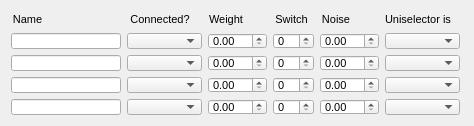
  <widget class="QWidget" name="layoutWidget_7">
   <property name="geometry">
    <rect>
     <x>9</x>
     <y>460</y>
     <width>466</width>
     <height>108</height>
    </rect>
   </property>
   <layout class="QHBoxLayout" name="horizontalLayout_17">
    <item>
     <layout class="QVBoxLayout" name="verticalLayout_44">
      <item>
       <widget class="QLabel" name="label_49">
        <property name="sizePolicy">
         <sizepolicy hsizetype="Fixed" vsizetype="Preferred">
          <horstretch>0</horstretch>
          <verstretch>0</verstretch>
         </sizepolicy>
        </property>
        <property name="minimumSize">
         <size>
          <width>33</width>
          <height>16</height>
         </size>
        </property>
        <property name="maximumSize">
         <size>
          <width>33</width>
          <height>16</height>
         </size>
        </property>
        <property name="font">
         <font>
          <pointsize>8</pointsize>
         </font>
        </property>
        <property name="text">
         <string>Name</string>
        </property>
        <property name="alignment">
         <set>Qt::AlignCenter</set>
        </property>
       </widget>
      </item>
      <item>
       <widget class="QLineEdit" name="uni1Unit1ConnNameLineEdit_4">
        <property name="sizePolicy">
         <sizepolicy hsizetype="Fixed" vsizetype="Fixed">
          <horstretch>0</horstretch>
          <verstretch>0</verstretch>
         </sizepolicy>
        </property>
        <property name="minimumSize">
         <size>
          <width>110</width>
          <height>16</height>
         </size>
        </property>
        <property name="maximumSize">
         <size>
          <width>110</width>
          <height>16</height>
         </size>
        </property>
        <property name="font">
         <font>
          <pointsize>8</pointsize>
         </font>
        </property>
       </widget>
      </item>
      <item>
       <widget class="QLineEdit" name="uni1Unit2ConnNameLineEdit_4">
        <property name="sizePolicy">
         <sizepolicy hsizetype="Fixed" vsizetype="Fixed">
          <horstretch>0</horstretch>
          <verstretch>0</verstretch>
         </sizepolicy>
        </property>
        <property name="minimumSize">
         <size>
          <width>110</width>
          <height>16</height>
         </size>
        </property>
        <property name="maximumSize">
         <size>
          <width>110</width>
          <height>16</height>
         </size>
        </property>
        <property name="font">
         <font>
          <pointsize>8</pointsize>
         </font>
        </property>
       </widget>
      </item>
      <item>
       <widget class="QLineEdit" name="uni1Unit3ConnNameLineEdit_4">
        <property name="sizePolicy">
         <sizepolicy hsizetype="Fixed" vsizetype="Fixed">
          <horstretch>0</horstretch>
          <verstretch>0</verstretch>
         </sizepolicy>
        </property>
        <property name="minimumSize">
         <size>
          <width>110</width>
          <height>16</height>
         </size>
        </property>
        <property name="maximumSize">
         <size>
          <width>110</width>
          <height>16</height>
         </size>
        </property>
        <property name="font">
         <font>
          <pointsize>8</pointsize>
         </font>
        </property>
       </widget>
      </item>
      <item>
       <widget class="QLineEdit" name="uni1Unit4ConnNameLineEdit_4">
        <property name="sizePolicy">
         <sizepolicy hsizetype="Fixed" vsizetype="Fixed">
          <horstretch>0</horstretch>
          <verstretch>0</verstretch>
         </sizepolicy>
        </property>
        <property name="minimumSize">
         <size>
          <width>110</width>
          <height>16</height>
         </size>
        </property>
        <property name="maximumSize">
         <size>
          <width>110</width>
          <height>16</height>
         </size>
        </property>
        <property name="font">
         <font>
          <pointsize>8</pointsize>
         </font>
        </property>
       </widget>
      </item>
     </layout>
    </item>
    <item>
     <layout class="QVBoxLayout" name="verticalLayout_45">
      <item>
       <widget class="QLabel" name="label_50">
        <property name="sizePolicy">
         <sizepolicy hsizetype="Fixed" vsizetype="Preferred">
          <horstretch>0</horstretch>
          <verstretch>0</verstretch>
         </sizepolicy>
        </property>
        <property name="minimumSize">
         <size>
          <width>66</width>
          <height>16</height>
         </size>
        </property>
        <property name="maximumSize">
         <size>
          <width>66</width>
          <height>16</height>
         </size>
        </property>
        <property name="font">
         <font>
          <pointsize>8</pointsize>
         </font>
        </property>
        <property name="text">
         <string>Connected?</string>
        </property>
        <property name="alignment">
         <set>Qt::AlignCenter</set>
        </property>
       </widget>
      </item>
      <item>
       <widget class="QComboBox" name="unit1unit1ConnectedComboBox_4">
        <property name="sizePolicy">
         <sizepolicy hsizetype="Fixed" vsizetype="Fixed">
          <horstretch>0</horstretch>
          <verstretch>0</verstretch>
         </sizepolicy>
        </property>
        <property name="minimumSize">
         <size>
          <width>75</width>
          <height>16</height>
         </size>
        </property>
        <property name="maximumSize">
         <size>
          <width>75</width>
          <height>16</height>
         </size>
        </property>
        <property name="font">
         <font>
          <pointsize>8</pointsize>
         </font>
        </property>
       </widget>
      </item>
      <item>
       <widget class="QComboBox" name="unit1unit2ConnectedComboBox_4">
        <property name="sizePolicy">
         <sizepolicy hsizetype="Fixed" vsizetype="Fixed">
          <horstretch>0</horstretch>
          <verstretch>0</verstretch>
         </sizepolicy>
        </property>
        <property name="minimumSize">
         <size>
          <width>75</width>
          <height>16</height>
         </size>
        </property>
        <property name="maximumSize">
         <size>
          <width>75</width>
          <height>16</height>
         </size>
        </property>
        <property name="font">
         <font>
          <pointsize>8</pointsize>
         </font>
        </property>
       </widget>
      </item>
      <item>
       <widget class="QComboBox" name="unit1unit3ConnectedComboBox_4">
        <property name="sizePolicy">
         <sizepolicy hsizetype="Fixed" vsizetype="Fixed">
          <horstretch>0</horstretch>
          <verstretch>0</verstretch>
         </sizepolicy>
        </property>
        <property name="minimumSize">
         <size>
          <width>75</width>
          <height>16</height>
         </size>
        </property>
        <property name="maximumSize">
         <size>
          <width>75</width>
          <height>16</height>
         </size>
        </property>
        <property name="font">
         <font>
          <pointsize>8</pointsize>
         </font>
        </property>
       </widget>
      </item>
      <item>
       <widget class="QComboBox" name="unit1unit4ConnectedComboBox_4">
        <property name="sizePolicy">
         <sizepolicy hsizetype="Fixed" vsizetype="Fixed">
          <horstretch>0</horstretch>
          <verstretch>0</verstretch>
         </sizepolicy>
        </property>
        <property name="minimumSize">
         <size>
          <width>75</width>
          <height>16</height>
         </size>
        </property>
        <property name="maximumSize">
         <size>
          <width>75</width>
          <height>16</height>
         </size>
        </property>
        <property name="font">
         <font>
          <pointsize>8</pointsize>
         </font>
        </property>
       </widget>
      </item>
     </layout>
    </item>
    <item>
     <layout class="QVBoxLayout" name="verticalLayout_46">
      <item>
       <widget class="QLabel" name="label_51">
        <property name="sizePolicy">
         <sizepolicy hsizetype="Fixed" vsizetype="Preferred">
          <horstretch>0</horstretch>
          <verstretch>0</verstretch>
         </sizepolicy>
        </property>
        <property name="minimumSize">
         <size>
          <width>36</width>
          <height>16</height>
         </size>
        </property>
        <property name="maximumSize">
         <size>
          <width>36</width>
          <height>16</height>
         </size>
        </property>
        <property name="font">
         <font>
          <pointsize>8</pointsize>
         </font>
        </property>
        <property name="text">
         <string>Weight</string>
        </property>
        <property name="alignment">
         <set>Qt::AlignCenter</set>
        </property>
       </widget>
      </item>
      <item>
       <widget class="QDoubleSpinBox" name="unit1Unit1WeightDoubleSpinBox_4">
        <property name="sizePolicy">
         <sizepolicy hsizetype="Fixed" vsizetype="Fixed">
          <horstretch>0</horstretch>
          <verstretch>0</verstretch>
         </sizepolicy>
        </property>
        <property name="minimumSize">
         <size>
          <width>59</width>
          <height>16</height>
         </size>
        </property>
        <property name="maximumSize">
         <size>
          <width>59</width>
          <height>16</height>
         </size>
        </property>
        <property name="font">
         <font>
          <pointsize>8</pointsize>
         </font>
        </property>
       </widget>
      </item>
      <item>
       <widget class="QDoubleSpinBox" name="unit1Unit2WeightDoubleSpinBox_4">
        <property name="sizePolicy">
         <sizepolicy hsizetype="Fixed" vsizetype="Fixed">
          <horstretch>0</horstretch>
          <verstretch>0</verstretch>
         </sizepolicy>
        </property>
        <property name="minimumSize">
         <size>
          <width>59</width>
          <height>16</height>
         </size>
        </property>
        <property name="maximumSize">
         <size>
          <width>59</width>
          <height>16</height>
         </size>
        </property>
        <property name="font">
         <font>
          <pointsize>8</pointsize>
         </font>
        </property>
       </widget>
      </item>
      <item>
       <widget class="QDoubleSpinBox" name="unit1Unit3WeightDoubleSpinBox_4">
        <property name="sizePolicy">
         <sizepolicy hsizetype="Fixed" vsizetype="Fixed">
          <horstretch>0</horstretch>
          <verstretch>0</verstretch>
         </sizepolicy>
        </property>
        <property name="minimumSize">
         <size>
          <width>59</width>
          <height>16</height>
         </size>
        </property>
        <property name="maximumSize">
         <size>
          <width>59</width>
          <height>16</height>
         </size>
        </property>
        <property name="font">
         <font>
          <pointsize>8</pointsize>
         </font>
        </property>
       </widget>
      </item>
      <item>
       <widget class="QDoubleSpinBox" name="unit1Unit4WeightDoubleSpinBox_4">
        <property name="sizePolicy">
         <sizepolicy hsizetype="Fixed" vsizetype="Fixed">
          <horstretch>0</horstretch>
          <verstretch>0</verstretch>
         </sizepolicy>
        </property>
        <property name="minimumSize">
         <size>
          <width>59</width>
          <height>16</height>
         </size>
        </property>
        <property name="maximumSize">
         <size>
          <width>59</width>
          <height>16</height>
         </size>
        </property>
        <property name="font">
         <font>
          <pointsize>8</pointsize>
         </font>
        </property>
       </widget>
      </item>
     </layout>
    </item>
    <item>
     <layout class="QVBoxLayout" name="verticalLayout_47">
      <item>
       <widget class="QLabel" name="label_52">
        <property name="sizePolicy">
         <sizepolicy hsizetype="Fixed" vsizetype="Preferred">
          <horstretch>0</horstretch>
          <verstretch>0</verstretch>
         </sizepolicy>
        </property>
        <property name="minimumSize">
         <size>
          <width>37</width>
          <height>16</height>
         </size>
        </property>
        <property name="maximumSize">
         <size>
          <width>37</width>
          <height>16</height>
         </size>
        </property>
        <property name="font">
         <font>
          <pointsize>8</pointsize>
         </font>
        </property>
        <property name="text">
         <string>Switch</string>
        </property>
        <property name="alignment">
         <set>Qt::AlignCenter</set>
        </property>
       </widget>
      </item>
      <item>
       <widget class="QSpinBox" name="unit1Unit1SwitchSpinBox_4">
        <property name="sizePolicy">
         <sizepolicy hsizetype="Fixed" vsizetype="Fixed">
          <horstretch>0</horstretch>
          <verstretch>0</verstretch>
         </sizepolicy>
        </property>
        <property name="minimumSize">
         <size>
          <width>41</width>
          <height>16</height>
         </size>
        </property>
        <property name="maximumSize">
         <size>
          <width>41</width>
          <height>16</height>
         </size>
        </property>
        <property name="font">
         <font>
          <pointsize>8</pointsize>
         </font>
        </property>
       </widget>
      </item>
      <item>
       <widget class="QSpinBox" name="unit1Unit2SwitchSpinBox_4">
        <property name="sizePolicy">
         <sizepolicy hsizetype="Fixed" vsizetype="Fixed">
          <horstretch>0</horstretch>
          <verstretch>0</verstretch>
         </sizepolicy>
        </property>
        <property name="minimumSize">
         <size>
          <width>41</width>
          <height>16</height>
         </size>
        </property>
        <property name="maximumSize">
         <size>
          <width>41</width>
          <height>16</height>
         </size>
        </property>
        <property name="font">
         <font>
          <pointsize>8</pointsize>
         </font>
        </property>
       </widget>
      </item>
      <item>
       <widget class="QSpinBox" name="unit1Unit3SwitchSpinBox_4">
        <property name="sizePolicy">
         <sizepolicy hsizetype="Fixed" vsizetype="Fixed">
          <horstretch>0</horstretch>
          <verstretch>0</verstretch>
         </sizepolicy>
        </property>
        <property name="minimumSize">
         <size>
          <width>41</width>
          <height>16</height>
         </size>
        </property>
        <property name="maximumSize">
         <size>
          <width>41</width>
          <height>16</height>
         </size>
        </property>
        <property name="font">
         <font>
          <pointsize>8</pointsize>
         </font>
        </property>
       </widget>
      </item>
      <item>
       <widget class="QSpinBox" name="unit1Unit1SwitchSpinBox_8">
        <property name="sizePolicy">
         <sizepolicy hsizetype="Fixed" vsizetype="Fixed">
          <horstretch>0</horstretch>
          <verstretch>0</verstretch>
         </sizepolicy>
        </property>
        <property name="minimumSize">
         <size>
          <width>41</width>
          <height>16</height>
         </size>
        </property>
        <property name="maximumSize">
         <size>
          <width>41</width>
          <height>16</height>
         </size>
        </property>
        <property name="font">
         <font>
          <pointsize>8</pointsize>
         </font>
        </property>
       </widget>
      </item>
     </layout>
    </item>
    <item>
     <layout class="QVBoxLayout" name="verticalLayout_48">
      <item>
       <widget class="QLabel" name="label_53">
        <property name="sizePolicy">
         <sizepolicy hsizetype="Fixed" vsizetype="Preferred">
          <horstretch>0</horstretch>
          <verstretch>0</verstretch>
         </sizepolicy>
        </property>
        <property name="minimumSize">
         <size>
          <width>32</width>
          <height>16</height>
         </size>
        </property>
        <property name="maximumSize">
         <size>
          <width>32</width>
          <height>16</height>
         </size>
        </property>
        <property name="font">
         <font>
          <pointsize>8</pointsize>
         </font>
        </property>
        <property name="text">
         <string>Noise</string>
        </property>
        <property name="alignment">
         <set>Qt::AlignCenter</set>
        </property>
       </widget>
      </item>
      <item>
       <widget class="QDoubleSpinBox" name="doubleSpinBox_14">
        <property name="sizePolicy">
         <sizepolicy hsizetype="Fixed" vsizetype="Fixed">
          <horstretch>0</horstretch>
          <verstretch>0</verstretch>
         </sizepolicy>
        </property>
        <property name="minimumSize">
         <size>
          <width>59</width>
          <height>16</height>
         </size>
        </property>
        <property name="maximumSize">
         <size>
          <width>59</width>
          <height>16</height>
         </size>
        </property>
        <property name="font">
         <font>
          <pointsize>8</pointsize>
         </font>
        </property>
       </widget>
      </item>
      <item>
       <widget class="QDoubleSpinBox" name="doubleSpinBox_15">
        <property name="sizePolicy">
         <sizepolicy hsizetype="Fixed" vsizetype="Fixed">
          <horstretch>0</horstretch>
          <verstretch>0</verstretch>
         </sizepolicy>
        </property>
        <property name="minimumSize">
         <size>
          <width>59</width>
          <height>16</height>
         </size>
        </property>
        <property name="maximumSize">
         <size>
          <width>59</width>
          <height>16</height>
         </size>
        </property>
        <property name="font">
         <font>
          <pointsize>8</pointsize>
         </font>
        </property>
       </widget>
      </item>
      <item>
       <widget class="QDoubleSpinBox" name="doubleSpinBox_16">
        <property name="sizePolicy">
         <sizepolicy hsizetype="Fixed" vsizetype="Fixed">
          <horstretch>0</horstretch>
          <verstretch>0</verstretch>
         </sizepolicy>
        </property>
        <property name="minimumSize">
         <size>
          <width>59</width>
          <height>16</height>
         </size>
        </property>
        <property name="maximumSize">
         <size>
          <width>59</width>
          <height>16</height>
         </size>
        </property>
        <property name="font">
         <font>
          <pointsize>8</pointsize>
         </font>
        </property>
       </widget>
      </item>
      <item>
       <widget class="QDoubleSpinBox" name="doubleSpinBox_17">
        <property name="sizePolicy">
         <sizepolicy hsizetype="Fixed" vsizetype="Fixed">
          <horstretch>0</horstretch>
          <verstretch>0</verstretch>
         </sizepolicy>
        </property>
        <property name="minimumSize">
         <size>
          <width>59</width>
          <height>16</height>
         </size>
        </property>
        <property name="maximumSize">
         <size>
          <width>59</width>
          <height>16</height>
         </size>
        </property>
        <property name="font">
         <font>
          <pointsize>8</pointsize>
         </font>
        </property>
       </widget>
      </item>
     </layout>
    </item>
    <item>
     <layout class="QVBoxLayout" name="verticalLayout_49">
      <item>
       <widget class="QLabel" name="label_54">
        <property name="sizePolicy">
         <sizepolicy hsizetype="Fixed" vsizetype="Preferred">
          <horstretch>0</horstretch>
          <verstretch>0</verstretch>
         </sizepolicy>
        </property>
        <property name="minimumSize">
         <size>
          <width>78</width>
          <height>16</height>
         </size>
        </property>
        <property name="maximumSize">
         <size>
          <width>78</width>
          <height>16</height>
         </size>
        </property>
        <property name="font">
         <font>
          <pointsize>8</pointsize>
         </font>
        </property>
        <property name="text">
         <string>Uniselector is</string>
        </property>
       </widget>
      </item>
      <item>
       <widget class="QComboBox" name="comboBox_13">
        <property name="sizePolicy">
         <sizepolicy hsizetype="Fixed" vsizetype="Fixed">
          <horstretch>0</horstretch>
          <verstretch>0</verstretch>
         </sizepolicy>
        </property>
        <property name="minimumSize">
         <size>
          <width>75</width>
          <height>16</height>
         </size>
        </property>
        <property name="maximumSize">
         <size>
          <width>75</width>
          <height>16</height>
         </size>
        </property>
        <property name="font">
         <font>
          <pointsize>8</pointsize>
         </font>
        </property>
       </widget>
      </item>
      <item>
       <widget class="QComboBox" name="comboBox_14">
        <property name="sizePolicy">
         <sizepolicy hsizetype="Fixed" vsizetype="Fixed">
          <horstretch>0</horstretch>
          <verstretch>0</verstretch>
         </sizepolicy>
        </property>
        <property name="minimumSize">
         <size>
          <width>75</width>
          <height>16</height>
         </size>
        </property>
        <property name="maximumSize">
         <size>
          <width>75</width>
          <height>16</height>
         </size>
        </property>
        <property name="font">
         <font>
          <pointsize>8</pointsize>
         </font>
        </property>
       </widget>
      </item>
      <item>
       <widget class="QComboBox" name="comboBox_15">
        <property name="sizePolicy">
         <sizepolicy hsizetype="Fixed" vsizetype="Fixed">
          <horstretch>0</horstretch>
          <verstretch>0</verstretch>
         </sizepolicy>
        </property>
        <property name="minimumSize">
         <size>
          <width>75</width>
          <height>16</height>
         </size>
        </property>
        <property name="maximumSize">
         <size>
          <width>75</width>
          <height>16</height>
         </size>
        </property>
        <property name="font">
         <font>
          <pointsize>8</pointsize>
         </font>
        </property>
       </widget>
      </item>
      <item>
       <widget class="QComboBox" name="comboBox_16">
        <property name="sizePolicy">
         <sizepolicy hsizetype="Fixed" vsizetype="Fixed">
          <horstretch>0</horstretch>
          <verstretch>0</verstretch>
         </sizepolicy>
        </property>
        <property name="minimumSize">
         <size>
          <width>75</width>
          <height>16</height>
         </size>
        </property>
        <property name="maximumSize">
         <size>
          <width>75</width>
          <height>16</height>
         </size>
        </property>
        <property name="font">
         <font>
          <pointsize>8</pointsize>
         </font>
        </property>
       </widget>
      </item>
     </layout>
    </item>
   </layout>
  </widget>
